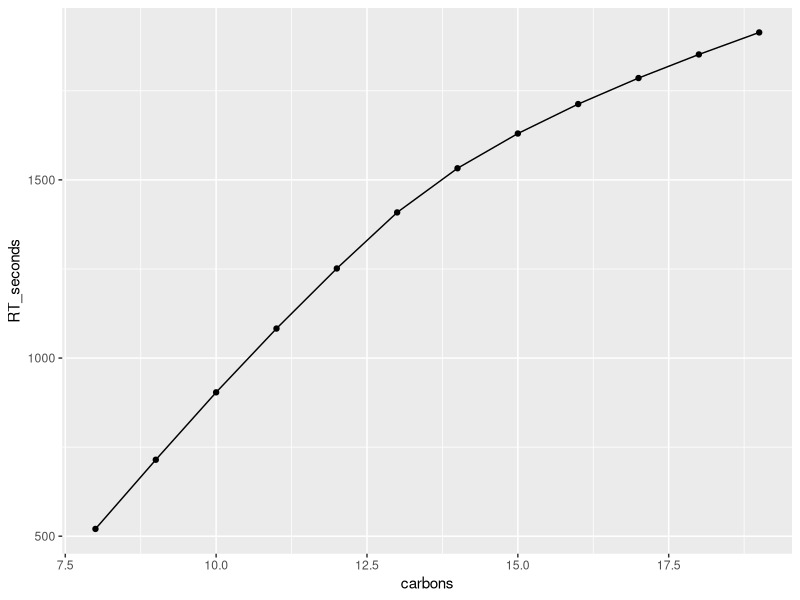
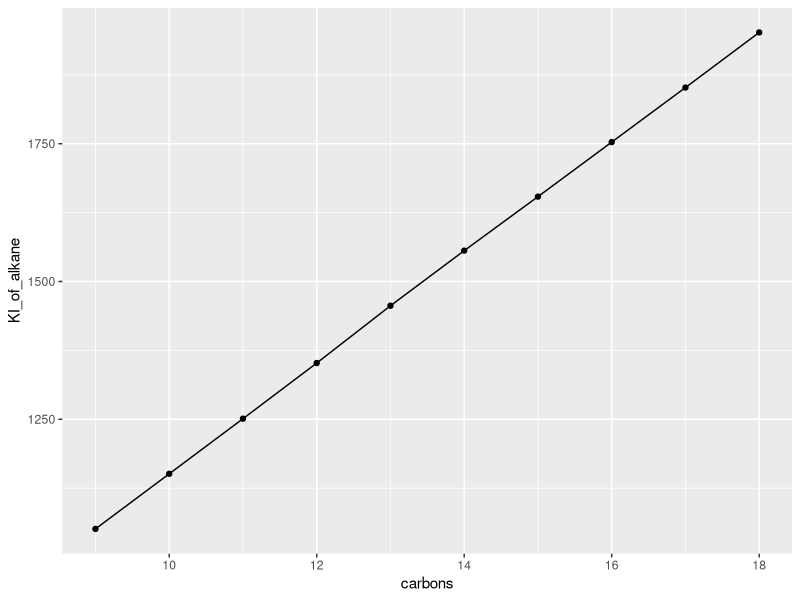

The R script that drew these images, in order:
library(tidyverse)
library(openxlsx)

# Load the data and clean up 

###################
# Alkane standard #
###################

alkanes <- read.xlsx("KI_upload_template.xlsx", sheet = 1) %>%
  select(1:3) # Only first 3 columns if people scew with the template and extra columns are added

# Rename colnames, in case people screw up the template
colnames(alkanes) <- c("name", "carbons", "RT_seconds") 

# Filter rows with missing information
alkanes <- alkanes %>% 
  filter(!is.na(carbons) & !is.na(RT_seconds)) # name of the alkane can be empty - its not used in the script


#########################
# Compounds of interest #
#########################

compounds_of_interest <- read.xlsx("KI_upload_template.xlsx", sheet = 2) %>%
  select(1:2) # Only first 2 columns if people scew with the template and columns are added

# Rename colnames, in case people screw up the template
colnames(compounds_of_interest) <- c("compound_id", "RT_seconds") 

# Filter rows with missing info to calculate 
compounds_of_interest <- compounds_of_interest %>%
  filter(!is.na(compound_id) & !is.na(RT_seconds))

################################
# Plot RT of the alkane series #
################################

ggplot(alkanes,aes(x = carbons,  y = RT_seconds))+
  geom_point()+
  geom_line()

##############################################
# Function to calculate the KI of a comound  #
##############################################

# my.rt = Retention time of your compound of interest
# RT1 = Retention time of the first alkane before "my.rt" 
# RT2 = Retention time of the first alkane after "my.rt" 
# N = The number of carbons of the alkane that comes after "my.rt"

fun.KI <- function(my.rt){ 
  RT1 = alkanes %>% filter(RT_seconds < my.rt) %>% tail(1) %>% .$RT_seconds
  RT2= alkanes %>% filter(RT_seconds > my.rt) %>% head(1) %>% .$RT_seconds
  N = alkanes %>% filter(RT_seconds > my.rt) %>% head(1) %>% .$carbons

  KI = round((100 * N)+100*((my.rt - RT1)/(RT2 - RT1)))
  
  return(KI)
}

# Add KI for every RT in the list of compounds of interest 
compounds_of_interest_with_KI <- 
compounds_of_interest %>% 
  mutate(calculated_KI = lapply(RT_seconds, fun.KI))

# Write .xlsx file
write.xlsx(compounds_of_interest_with_KI,
           file =  "output_compounds_with_KI.xlsx")


############################################
# Extra - Plot alkenes series vs. their KI #
############################################

alkanes %>% 
  mutate(KI_of_alkane = as.numeric(lapply(RT_seconds, fun.KI))) %>%
  drop_na(KI_of_alkane) %>%
  ggplot(aes(x = carbons, y = KI_of_alkane)) +
  geom_point()+
  geom_line()
